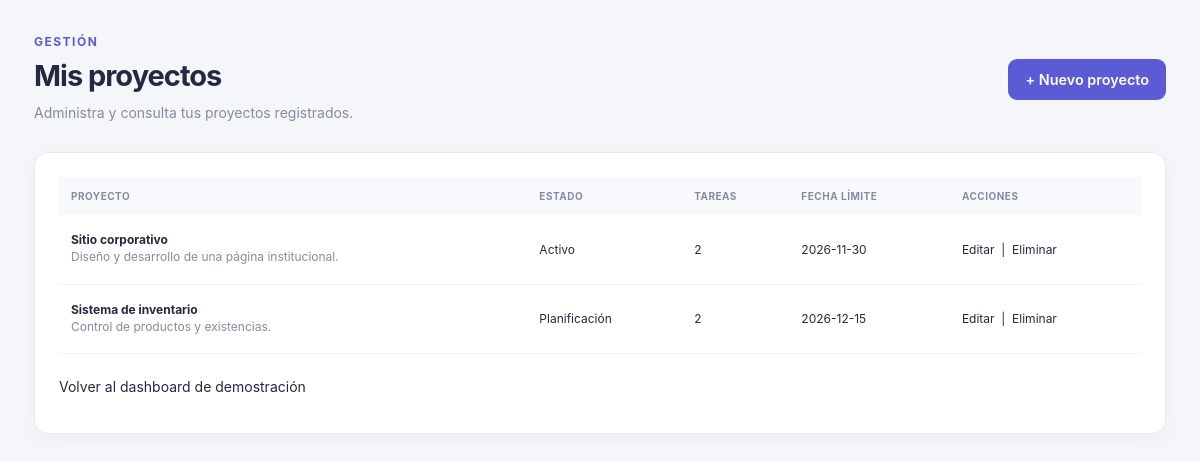
/projects.php (signed in), run on the app's committed database.
### tables this page shows
CREATE TABLE `projects` (
  `id` int UNSIGNED NOT NULL,
  `owner_id` int UNSIGNED NOT NULL,
  `name` varchar(150) NOT NULL,
  `description` text,
  `status` enum('planning','active','on_hold','completed','archived') NOT NULL DEFAULT 'planning',
  `start_date` date DEFAULT NULL,
  `due_date` date DEFAULT NULL,
  `created_at` timestamp NOT NULL DEFAULT CURRENT_TIMESTAMP,
  `updated_at` timestamp NOT NULL DEFAULT CURRENT_TIMESTAMP ON UPDATE CURRENT_TIMESTAMP
);

### config/functions.php (called while the page is built, shortened)
<?php
function e(?string $value): string
{
    return htmlspecialchars(
        $value ?? '',
        ENT_QUOTES | ENT_SUBSTITUTE,
        'UTF-8'
    );
}

### projects.php (the view, shortened to what this page needs)
<?php
require_once __DIR__ . '/config/functions.php';
require_once __DIR__ . '/config/database.php';
$currentUserId = requireLogin();
$stmt = $pdo->prepare(
    'SELECT
        p.id,
        p.name,
        p.description,
        p.status,
        p.start_date,
        p.due_date,
        p.created_at,
        COUNT(t.id) AS total_tasks
     FROM projects AS p
     LEFT JOIN tasks AS t ON t.project_id = p.id
     WHERE p.owner_id = :owner_id
     GROUP BY
        p.id, p.name, p.description, p.status,
        p.start_date, p.due_date, p.created_at
     ORDER BY p.created_at DESC'
);
$stmt->execute(['owner_id' => $currentUserId]);
$projects = $stmt->fetchAll();
$statusLabels = [
    'planning' => 'Planificación',
    'active' => 'Activo',
    'on_hold' => 'En pausa',
    'completed' => 'Completado',
    'archived' => 'Archivado',
];
?>
<!DOCTYPE html>
<html lang="es">
<head>
    <link rel="stylesheet" href="assets/css/style.css">
</head>
<body>
<main class="page-content">
    <div class="page-heading">
        <div>
            <p class="eyebrow">GESTIÓN</p>
            <h1>Mis proyectos</h1>
            <p class="subtitle">
                Administra y consulta tus proyectos registrados.
            </p>
        </div>
        <a class="button button-primary" href="project_form.php">
            + Nuevo proyecto
        </a>
    </div>
    <section class="panel">
        <?php if (!$projects): ?>
            <p>Aún no tienes proyectos registrados.</p>
            <a class="button button-primary" href="project_form.php">
                Crear mi primer proyecto
            </a>
        <?php else: ?>
            <div class="table-wrapper">
                <table>
                    <thead>
                    <tr>
                        <th>Proyecto</th>
                        <th>Estado</th>
                        <th>Tareas</th>
                        <th>Fecha límite</th>
                        <th>Acciones</th>
                    </tr>
                    </thead>
                    <tbody>
                    <?php foreach ($projects as $project): ?>
                        <tr>
                            <td>
                                <strong><?= e($project['name']) ?></strong>
                                <br>
                                <span class="subtitle">
                                    <?= e($project['description']) ?>
                                </span>
                            </td>
                            <td>
                                <?= e(
                                    $statusLabels[$project['status']]
                                    ?? $project['status']
                                ) ?>
                            </td>
                            <td><?= (int) $project['total_tasks'] ?></td>
                            <td>
                                <?= e($project['due_date'] ?? 'Sin fecha') ?>
                            </td>
                            <td>
                                <a href="project_form.php?id=<?= (int) $project['id'] ?>">
                                    Editar
                                </a>
                                &nbsp;|&nbsp;
                                <a href="project_delete.php?id=<?= (int) $project['id'] ?>">
                                    Eliminar
                                </a>
                            </td>
                        </tr>
                    <?php endforeach; ?>
                    </tbody>
                </table>
            </div>
        <?php endif; ?>
        <p style="margin-top: 24px">
            <a href="index.php">Volver al dashboard de demostración</a>
        </p>
    </section>
</main>
</body>
</html>

### assets/css/style.css (style rules this page uses)
:root { --primary: #5b5bd6; --primary-dark: #4848bd; --background: #f5f6fa; --surface: #ffffff; --sidebar: #171b2e; --text: #252940; --muted: #858ba1; --border: #e8eaf1; --green: #16875c; --orange: #bd7417; --red: #c44653; --radius: 14px; --shadow: 0 4px 20px rgb(25 32 65 / 4%); }
* { box-sizing: border-box; }
html { scroll-behavior: smooth; }
body { margin: 0; font-family: Inter, "Segoe UI", Arial, sans-serif; color: var(--text); background: var(--background); font-size: 14px; }
button, a { -webkit-tap-highlight-color: transparent; }
a { color: inherit; text-decoration: none; }
.nav-label, .eyebrow { font-size: 10px; font-weight: 750; letter-spacing: 1.3px; }
.page-content { width: min(100%, 1450px); margin: auto; padding: 34px; }
.page-heading, .panel-heading, .stat-top, .progress-label { display: flex; align-items: center; justify-content: space-between; gap: 16px; }
.page-heading { margin-bottom: 28px; }
.eyebrow { margin: 0 0 9px; color: var(--primary); }
h1, h2, h3, p { margin-top: 0; }
h1 { margin-bottom: 9px; font-size: clamp(24px, 3vw, 29px); letter-spacing: -1px; }
.subtitle, .panel-heading p, .project-card > p { margin-bottom: 0; color: var(--muted); line-height: 1.6; }
.button { display: inline-flex; align-items: center; justify-content: center; gap: 7px; min-height: 39px; padding: 0 15px; border: 1px solid transparent; border-radius: 9px; font-weight: 650; font-size: 12px; cursor: pointer; transition: background 0.2s; }
.button-primary { background: var(--primary); color: #fff; }
.stat-card, .panel { background: var(--surface); border: 1px solid var(--border); border-radius: var(--radius); box-shadow: var(--shadow); }
.panel { padding: 24px; margin-bottom: 24px; }
.table-wrapper { overflow-x: auto; }
table { width: 100%; border-collapse: collapse; text-align: left; }
th { padding: 13px 12px; background: #f8f9fc; color: var(--muted); font-size: 10px; font-weight: 700; text-transform: uppercase; letter-spacing: 0.5px; }
td { padding: 17px 12px; border-bottom: 1px solid #f0f1f6; font-size: 12px; white-space: nowrap; }
.eyebrow { color: #5b5bd6 !important; font-size: 0.75rem; font-weight: 700; letter-spacing: 1.5px; }
.panel { background: #ffffff; padding: 24px; border: 1px solid #e9eaf2; border-radius: 14px; box-shadow: 0 5px 20px rgb(23 27 46 / 4%); }
.table-wrapper { width: 100%; overflow-x: auto; }
.button-primary, .button-secondary, .button-danger { display: inline-flex; justify-content: center; align-items: center; gap: 8px; padding: 11px 16px; border: 1px solid transparent; border-radius: 9px; font: inherit; font-size: 0.9rem; font-weight: 600; text-decoration: none; cursor: pointer; transition: background 0.2s ease, transform 0.2s ease; }
.button-primary { background: #5b5bd6; color: #ffffff; }

### data on the page
projects: name "Sitio corporativo", description "Diseño y desarrollo de una página institucional.", status "Activo", total_tasks "2", due_date "2026-11-30"
projects: name "Sistema de inventario", description "Control de productos y existencias.", status "Planificación", total_tasks "2", due_date "2026-12-15"
